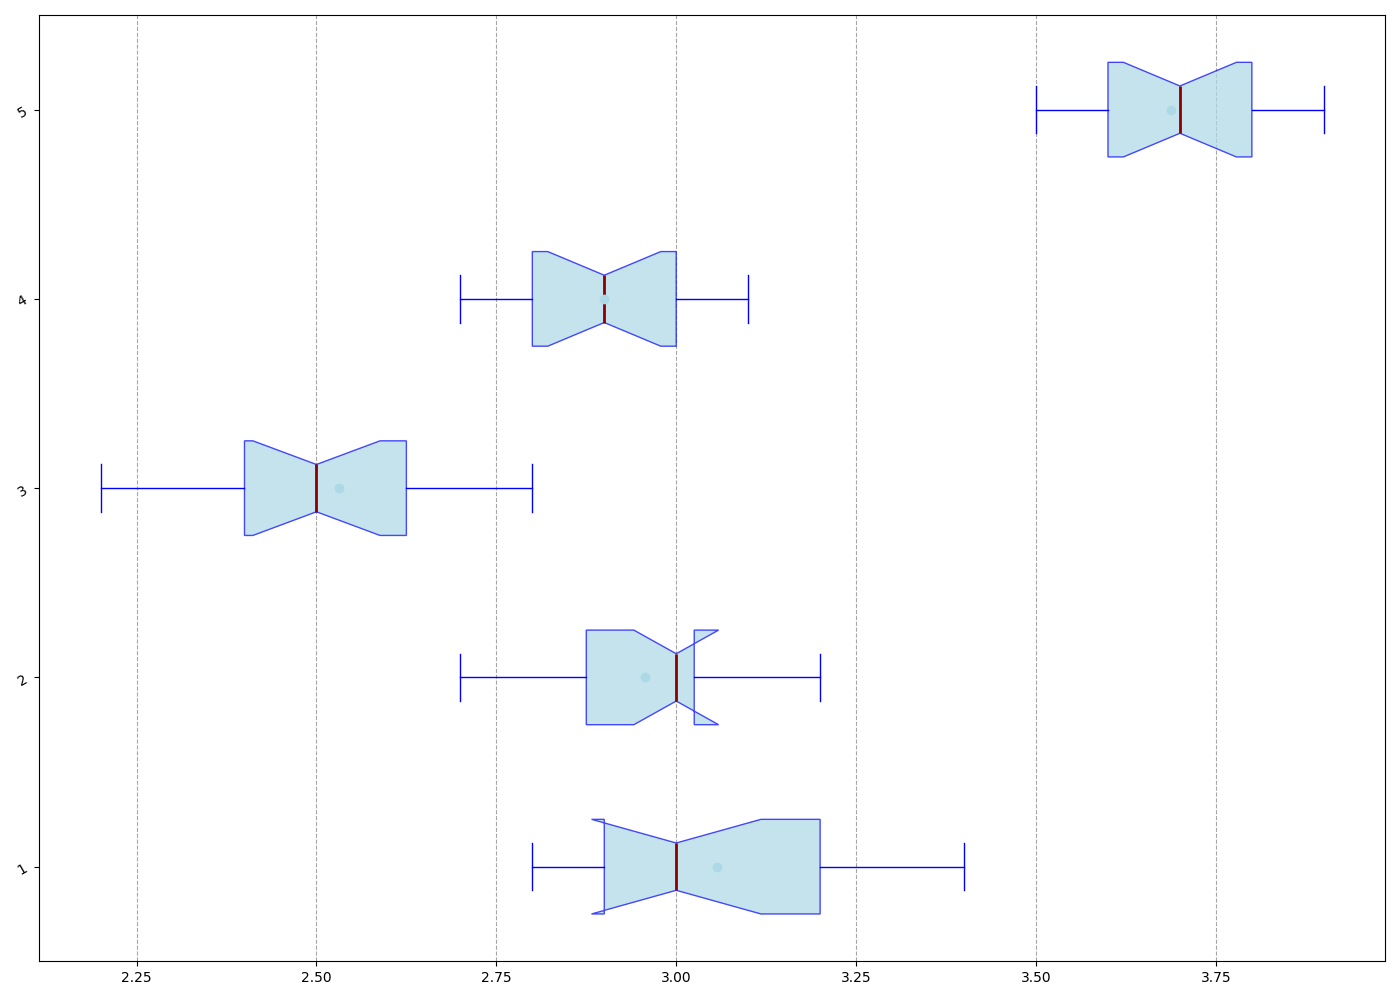

Python code for this plot:
import matplotlib.pyplot as plt
import numpy as np

diets = ['Keto', 'Paleo', 'Vegan', 'Mediterranean', 'Intermittent Fasting']

# Manually shuffled weight loss data for 6 months
weight_loss_data = [
    [3.3, 3.0, 3.2, 2.9, 3.1, 3.4, 3.0, 3.1, 2.9, 3.3, 2.9, 2.8, 3.0, 3.2, 2.8, 3.0],
    [2.8, 2.7, 2.8, 3.0, 2.9, 3.0, 3.0, 3.1, 3.1, 3.0, 3.1, 2.9, 2.9, 3.2, 3.0, 2.8],
    [2.6, 2.4, 2.5, 2.8, 2.5, 2.6, 2.2, 2.4, 2.7, 2.4, 2.7, 2.5, 2.8, 2.3, 2.5, 2.6],
    [3.0, 2.9, 2.9, 3.1, 2.8, 2.9, 2.8, 3.1, 2.8, 2.7, 2.8, 3.0, 3.0, 2.9, 3.0, 2.7],
    [3.7, 3.6, 3.7, 3.6, 3.9, 3.9, 3.7, 3.5, 3.7, 3.8, 3.6, 3.5, 3.8, 3.8, 3.5, 3.7]
]

fig, ax = plt.subplots(figsize=(14, 10))

# Applying a single color consistently across all data groups
box_color = 'lightblue'

ax.boxplot(weight_loss_data, vert=False, notch=True, patch_artist=True,
           boxprops=dict(facecolor=box_color, color='blue', alpha=0.7),
           whiskerprops=dict(color='blue'),
           capprops=dict(color='blue'),
           medianprops=dict(color='darkred', linewidth=2),
           flierprops=dict(marker='o', color='red', markersize=6, alpha=0.5))

means = [np.mean(data) for data in weight_loss_data]

# Applying a single color consistently for mean points
ax.scatter(means, range(1, len(means) + 1), color=box_color, zorder=3)

ax.xaxis.grid(True, linestyle='--', which='major', color='grey', alpha=0.7)

plt.yticks(rotation=30, ha='right')

plt.tight_layout()

plt.show()
